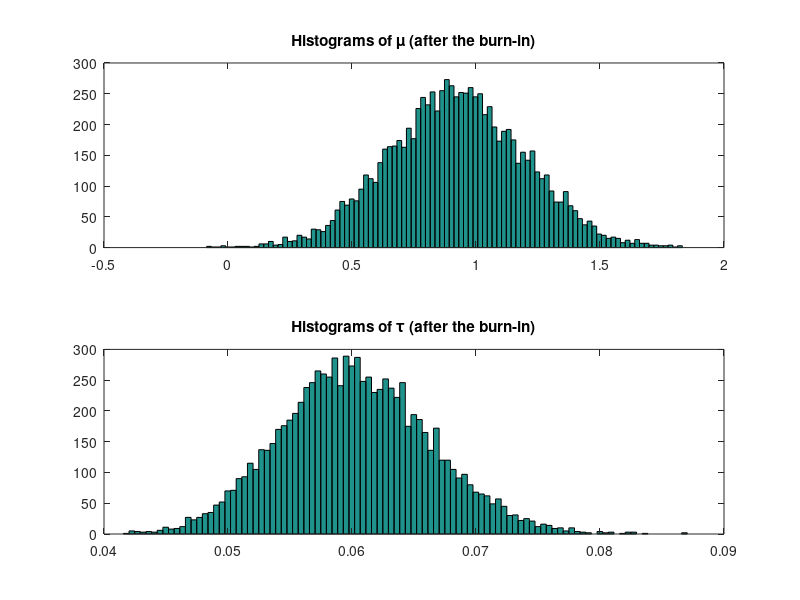

The MATLAB script that drew this image:
close all;
clear all;
n = 200;        % sample size
y = 4 * randn(1,n) + 1;
 
%% 
NN = 10000;     % number of iterations
mus = [];
taus = [];
suma = sum(y);
mu = 0;         % set the parameters as prior means
tau = 2;        % 
for i = 1 : NN
  new_mu    = sqrt(1/(1+n*tau)) * randn + (tau * suma)/(1+n*tau);
  mu        = new_mu;
  par       = 1+1/2 * sum ( (y - mu).^2 );
  new_tau   = gamrnd(2 + n/2, 1/par, 1,1);
  tau       = new_tau;
  
  mus = [mus new_mu];
  taus = [taus new_tau];
end

%% PLOT
figure
burnin = 1000;
subplot(2,1,1)
hist(mus(burnin+1:NN), 100); title('Histograms of \mu (after the burn-in)')
subplot(2,1,2)
hist(taus(burnin+1:NN), 100); title('Histograms of \tau (after the burn-in)')

muhat = mean(mus(burnin+1:NN))
tauhat = mean(taus(burnin+1:NN))